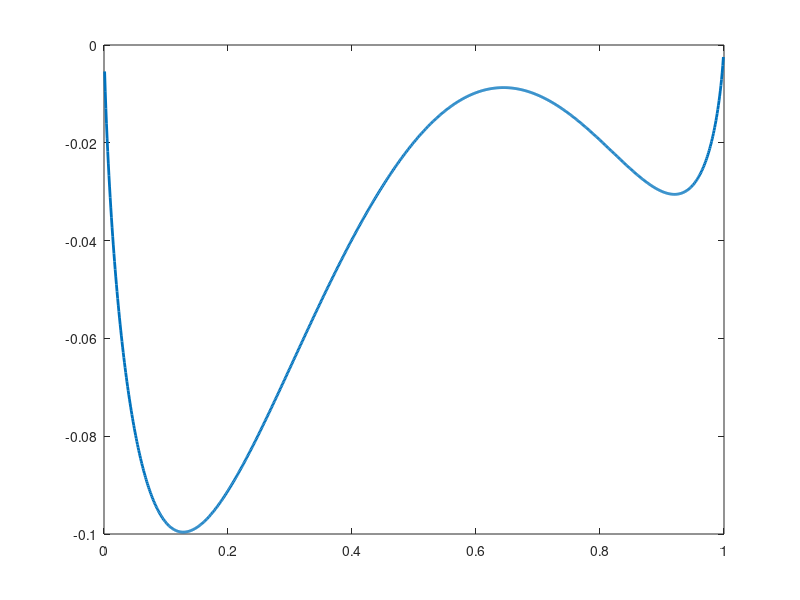

Write the MATLAB code that produced this figure. (Note: this script raises an error after producing the figure.)
clc;close all;clear all;
phi=0:.001:1;
k = 0.001985875;
T = 500;
N1 = 1;
N2=2;
chi =2;

f= @(phi) ((phi./N1).*log(phi)+((1-phi)./N2).*log(1-phi)+chi.*phi.*(1-phi));
y=f(phi);
plot(phi,y,'linewidth',2);
hold on

counter=1;
phi1= 0:0.01:0.3;
curve1=zeros(numel(phi1),2);
for phi1= phi1
    f= @(phi1) ((phi1./N1).*log(phi1)+((1-phi1)./N2).*log(1-phi1)+chi.*phi1.*(1-phi1))
    y1=f(phi1)
    curve1(counter,:)=[phi1 y1];
    counter=counter+1;
end
curve1=curve1';

counter=1;
phi2=0.7:0.01:1;
curve2=zeros(numel(phi2),2);
for phi2= phi2
    f= @(phi2) ((phi2./N1).*log(phi2)+((1-phi2)./N2).*log(1-phi2)+chi.*phi2.*(1-phi2))
    y1=f(phi2)
    curve2(counter,:)=[phi2 y1];
    counter=counter+1;
end
curve2=curve2';

P=InterX(curve1,curve2);




